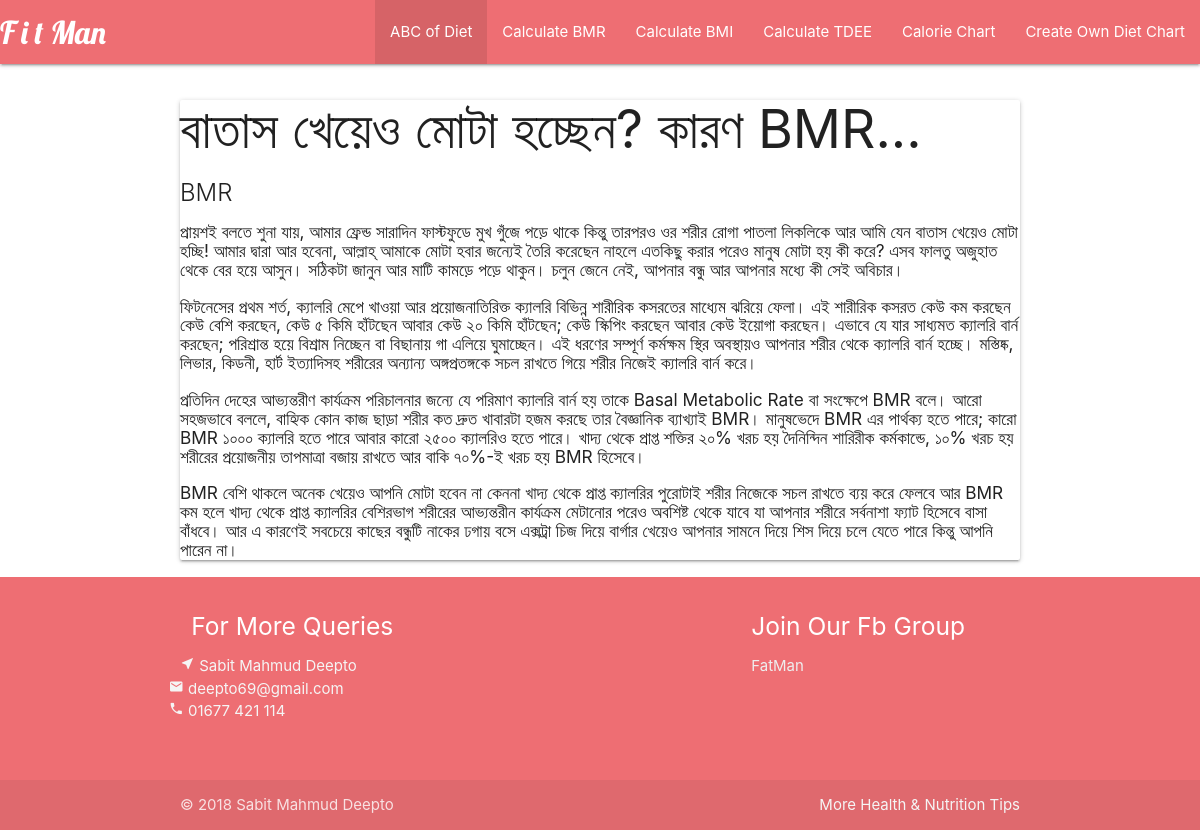
The app's page /single-post/1/ with its own data.
### Fitness_Basic/models.py (models this page shows)
class Post(models.Model):
	title = models.CharField(max_length=20)
	subtitle = models.CharField(max_length=100)
	description = models.TextField()
	image = models.ImageField(upload_to="gallery")
	def __str__(self):
		return self.title

### Fitness_Basic/views.py (the view)
# urls.py: path('single-post/<post_id>/', views.single_post, name='single-post'),
def single_post(request, post_id):
	post = Post.objects.get(pk=post_id)
	print(post)
	return render(request, 'post_detail.html', {'post':post})

### templates/post_detail.html (shortened to what this page needs)
  {% load static %}
<!doctype html>
<html lang="en">
  <head>
    <link rel="stylesheet" href="https://unpkg.com/bootstrap-material-design@4.1.1/dist/css/bootstrap-material-design.min.css">
    <link rel="stylesheet" href="https://cdnjs.cloudflare.com/ajax/libs/materialize/1.0.0-rc.2/css/materialize.min.css">
  </head>
  <body>
<header>
    <nav>
        <div class="nav-wrapper">
            <a href="#" class="brand-logo ">
                <div style="font-family: 'Lobster', cursive;">F i t Man</div>
            </a>
        <ul id="nav-mobile" class="right hide-on-med-and-down">
            <li class="nav-item active" ><a href="/home">ABC of Diet</a></li>
            <li><a href="/bmr">Calculate BMR</a></li>
            <li><a href="/bmi">Calculate BMI</a></li>
            <li><a href="/tdee">Calculate TDEE</a></li>
            <li><a href="/calorie_chart">Calorie Chart</a></li>
            <li><a href="/diet_chart">Create Own Diet Chart</a></li>
        </ul>
        </div>
    </nav>
</header>
<div class="container">
  <div class="card">
  <div class="card-header">
    <h2>{{post.subtitle}}</h2>
  </div>
  <div class="card-body">
    <h5 class="card-title">{{post.title}}</h5>
    <p class="card-text"><h6>{{post.description | safe | linebreaks}}</h6></p>
  </div>
</div>
</div>
<footer class="page-footer">
    <div class="container">
        <div class="row">
            <div class="col l6 s12">
                <h5 class="white-text">For More Queries</h5>
                <p class="grey-text text-lighten-4">
                    <span class="row">
                              <i class="tiny material-icons">near_me</i>  Sabit Mahmud Deepto
                    </span>
                    <span class="row">
                                <i class="tiny material-icons">email</i>    deepto69@gmail.com
                   </span>
                    <span class="row">
                                 <i class="tiny material-icons">phone</i>    01677 421 114
                   </span>
                </p>
            </div>
            <div class="col l4 offset-l2 s12">
                <h5 class="white-text">Join Our Fb Group</h5>
                <ul>
                    <li><a class="grey-text text-lighten-3" href="#!"> FatMan</a></li>
                </ul>
            </div>
        </div>
    </div>
    <div class="footer-copyright">
        <div class="container">
            © 2018 Sabit Mahmud Deepto
            <a class="grey-text text-lighten-4 right" href="#!">More Health & Nutrition Tips</a>
        </div>
    </div>
</footer>
  </body>
</html>

### records on screen
Post: subtitle "বাতাস খেয়েও মোটা হচ্ছেন? কারণ BMR...", title "BMR", description "প্রায়শই বলতে শুনা যায়, আমার ফ্রেন্ড সারাদিন ফাস্টফুডে মুখ গুঁজে পড়ে থাকে কিন্তু তারপরও ওর শরীর রোগা পাতলা লিকলিকে আর আমি যেন বাতাস খেয়েও মোটা হচ্ছি! আমার দ্বারা আর হবেনা, আল্লাহ্‌ আমাকে মোটা হবার জন্যেই তৈরি করেছেন নাহলে এতকিছু করার পরেও মানুষ মোটা হয় কী করে? এসব ফালতু অজুহাত থেকে বের হয়ে আসুন। সঠিকটা জানুন আর মাটি কামড়ে পড়ে থাকুন। চলুন জেনে নেই, আপনার বন্ধু আর আপনার মধ্যে কী সেই অবিচার। ফিটনেসের প্রথম শর্ত, ক্যালরি মেপে খাওয়া আর প্রয়োজনাতিরিক্ত ক্যালরি বিভিন্ন শারীরিক কসরতের মাধ্যেম ঝরিয়ে ফেলা। এই শারীরিক কসরত কেউ কম করছেন কেউ বেশি করছেন, কেউ ৫ কিমি হাঁটছেন আবার কেউ ২০ কিমি হাঁটছেন; কেউ স্কিপিং করছেন আবার কেউ ইয়োগা করছেন। এভাবে যে যার সাধ্যমত ক্যালরি বার্ন করছেন; পরিশ্রান্ত হয়ে বিশ্রাম…"
